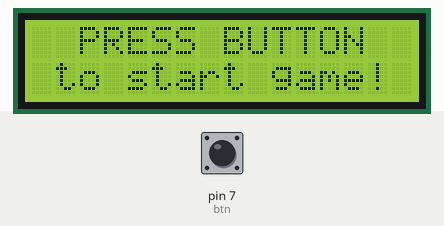
This sketch was run on a simulated Arduino Uno, built with avr-gcc and run on an emulated ATmega328P. On the bench: 16×2 character LCD. The test bench sets the inputs (shaded band); at power-on: pin 7 (btn) LOW.

Above: at 1.2 s.
1.3 s: pin 7 (btn) pulled HIGH for 0.15 s
At 2.13 s:
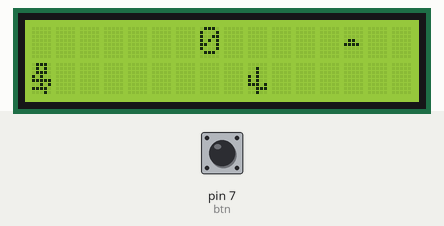
3.8 s: pin 7 (btn) pulled HIGH for 1 s
At 4.24 s:
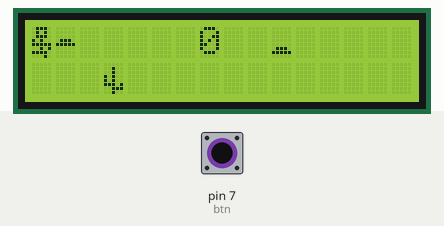
6.3 s: pin 7 (btn) pulled HIGH for 1 s
At 6.7 s:
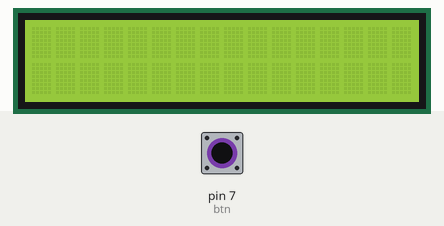
10.0 s: pin 7 (btn) pulled HIGH for 0.15 s
At 10.44 s:
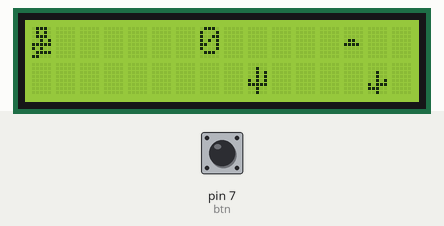
12.1 s: pin 7 (btn) pulled HIGH for 3.2 s
At 16.8 s:
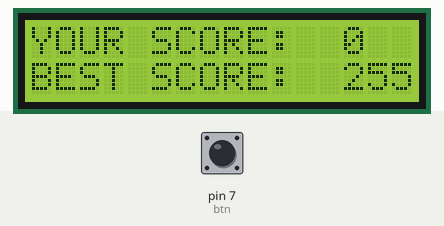
17.3 s: pin 7 (btn) pulled HIGH for 1 s
At 20.6 s:
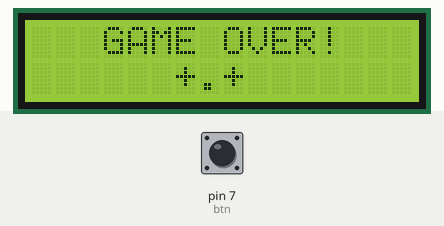
Timing chart, 0 to 22.0 s (numbered marks = the images above; inputs shaded):
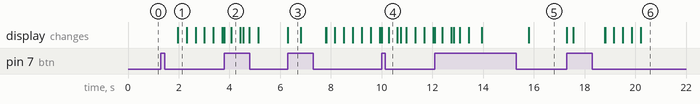

Measured:
- after the input at 1.3 s, the display: first changes after 0.65 s (image 1 shows a later state)
- after the input at 3.8 s, the display: first changes at once (image 2 shows a later state)
- after the input at 6.3 s, the display: changes at once (image 3)
- after the input at 10.0 s, the display: first changes at once (image 4 shows a later state)
- after the input at 12.1 s, the display: first changes at once (image 5 shows a later state)
- after the input at 17.3 s, the display: first changes at once (image 6 shows a later state)
- what the display in image 3 shows lasts 0.5 s, from 6.3 s to 6.8 s

The sketch:

ArduinoGame.ino
```cpp
/*
 * ----------------------------------------
 * -- Created by Eduardo Sangali - 2019 --
 * ---------------------------------------
*/


#include <EEPROM.h>
#include <LiquidCrystal.h>

//Define os pinos que serão utilizados para ligação ao display
LiquidCrystal lcd(12, 11, 5, 4, 3, 2);

const int btn = 7;
int pos_eeprom = 0;
int interv = 350;
int time_jump = 700;
int x = 16;
int y = 13;
int z = 7;
int score = 0;
int cact_count1 = 9;
int cact_count2 = 26;
int cact_count3 = 31;
boolean coordenada = 1;
boolean jumping = false;
boolean pressed = false;
boolean current_sprite = 0;
unsigned long t1 = millis();
unsigned long t_jumping;
int opc = 0;
int i = 0;

byte person[2][8] = {
  { B01110,
    B01010,
    B01110,
    B00101,
    B11111,
    B10100,
    B01111,
    B11000
  },

  { B01110,
    B01010,
    B01110,
    B10100,
    B11111,
    B00101,
    B11110,
    B00010
  }
};

byte cloud[3][8] = {

  { B00000,
    B00000,
    B00000,
    B00000,
    B00000,
    B01110,
    B11111,
    B00000
  },

  { B00000,
    B00000,
    B00000,
    B01100,
    B11110,
    B00000,
    B00000,
    B00000
  },

  { B00000,
    B00000,
    B00000,
    B01110,
    B11111,
    B00000,
    B00000,
    B00000
  }
};

byte cacto[3][8] = {
  { B00000,
    B00100,
    B00100,
    B10100,
    B10100,
    B11101,
    B00111,
    B00100
  },

  { B00000,
    B00100,
    B00101,
    B00101,
    B10101,
    B11111,
    B00100,
    B00100
  },

  { B00000,
    B00000,
    B00100,
    B00100,
    B00101,
    B10111,
    B11100,
    B00100
  }
};

void setup() {
  pinMode(btn, INPUT);
  lcd.createChar(0, person[0]);
  lcd.createChar(1, person[1]);
  lcd.createChar(2, cloud[0]);
  lcd.createChar(3, cloud[1]);
  lcd.createChar(4, cloud[2]);
  lcd.createChar(5, cacto[0]);
  lcd.createChar(6, cacto[1]);
  lcd.createChar(7, cacto[2]);
  lcd.begin(16, 2);
  lcd.clear();
  Serial.begin(9600);
}

void loop() {
  //Serial.println(opc);
  switch (opc) {
    //Initial Screen
    case 0:
      score = 0;
      lcd.setCursor(2, 0);
      lcd.print("PRESS BUTTON");
      lcd.setCursor(1, 1);
      lcd.print("to start game!");

      if (digitalRead(btn) == HIGH && !pressed) {
        pressed = true;
        t1 = millis();

      }else if (digitalRead(btn) == LOW && pressed) {
        pressed = false;

        if (millis() - t1 > 1000) {
          delay(500);
          lcd.clear();
          opc = 2;
        } else {
          delay(500);
          lcd.clear();
          opc = 3;
        }
      }
      break;

    //Game Over Screen
    case 1:
      lcd.setCursor(3, 0);
      lcd.print("GAME OVER!");
      lcd.setCursor(6, 1);
      lcd.print("+.+");

      if (digitalRead(btn) == HIGH) {
        lcd.clear();
        opc = 2;
        delay(250);
      }
      break;

    //Score Screen
    case 2:
      if (score < EEPROM.read(pos_eeprom)) {
        lcd.setCursor(0, 0);
        lcd.print("YOUR SCORE:");
        lcd.setCursor(13, 0);
        lcd.print(score);
        lcd.setCursor(0, 1);
        lcd.print("BEST SCORE: ");
        lcd.setCursor(13, 1);
        lcd.print(EEPROM.read(pos_eeprom));
      } else {
        lcd.setCursor(0, 0);
        lcd.print("CONGRATULATION!");
        lcd.setCursor(0, 1);
        lcd.print("NEW RECORD: ");
        lcd.setCursor(12, 1);
        lcd.print(EEPROM.read(pos_eeprom));
      }

      if (digitalRead(btn) == HIGH) {
        lcd.clear();
        score = 0;
        opc = 0;
        delay(250);
      }
      break;

    //Game Screen
    case 3:
      interv = 350 - score * 5;
      time_jump = 750 - score * 5;

      lcd.setCursor(7, 0);
      lcd.print(score);

      //Serial.println(score);

      if (jumping && millis() - t_jumping >= time_jump)
      {
        jumping = false;
        lcd.clear();
        lcd.setCursor(0, 1);
      }

      if (!jumping)
      {
        coordenada = 1;
        lcd.setCursor(0, coordenada);
        lcd.write(current_sprite);
      }
      else
      {
        coordenada = 0;
        lcd.setCursor(0, coordenada);
        lcd.write(current_sprite);
      }

      if (millis() - t1 >= interv)
      {
        if (x < 0) x = 16;
        if (y < 0) y = 16;
        if (z < 0) z = 16;
        if (cact_count1 < 0) cact_count1 = 27;
        if (cact_count2 < 0) cact_count2 = 16;
        if (cact_count3 < 0) cact_count3 = 16;

        lcd.clear();
        t1 = millis();
        current_sprite = !current_sprite;

        lcd.setCursor(x, 0);
        lcd.write(2);
        lcd.setCursor(y, 0);
        lcd.write(3);
        lcd.setCursor(z, 0);
        lcd.write(4);
        lcd.setCursor(cact_count1, 1);
        lcd.write(5);
        lcd.setCursor(cact_count2, 1);
        lcd.write(6);
        lcd.setCursor(cact_count3, 1);
        lcd.write(7);
        x--;
        y--;
        z--;
        cact_count1--;
        cact_count2--;
        cact_count3--;

        if (!coordenada && cact_count1 == -1 || !coordenada && cact_count2 == -1 || !coordenada && cact_count3 == -1) {
          score++;
        }
      }

      if (digitalRead(btn) == HIGH && !jumping && !pressed) {
        jumping = true;
        pressed = true;
        t_jumping = millis();
        lcd.setCursor(0, 1);
        lcd.print(" ");
      } else if (digitalRead(btn) == LOW) pressed = false;

      if (coordenada && cact_count1 == -1 || coordenada && cact_count2 == -1 || coordenada && cact_count3 == -1) {
        lcd.clear();
        opc = 1;

        if (score > EEPROM.read(pos_eeprom)) {
          EEPROM.write(pos_eeprom, score);
        }
      }
      break;
  }
}
```
